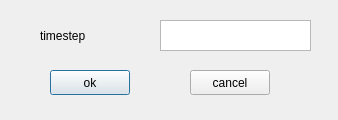
<?xml version="1.0" encoding="UTF-8"?>
<ui version="4.0">
 <class>Condition</class>
 <widget class="QDialog" name="Condition">
  <property name="geometry">
   <rect>
    <x>0</x>
    <y>0</y>
    <width>338</width>
    <height>120</height>
   </rect>
  </property>
  <property name="windowTitle">
   <string>interpolate</string>
  </property>
  <widget class="QPushButton" name="ok_button">
   <property name="geometry">
    <rect>
     <x>50</x>
     <y>70</y>
     <width>80</width>
     <height>25</height>
    </rect>
   </property>
   <property name="text">
    <string>ok</string>
   </property>
  </widget>
  <widget class="QPushButton" name="cancel_button">
   <property name="geometry">
    <rect>
     <x>190</x>
     <y>70</y>
     <width>80</width>
     <height>25</height>
    </rect>
   </property>
   <property name="text">
    <string>cancel</string>
   </property>
  </widget>
  <widget class="QTextEdit" name="timestep">
   <property name="geometry">
    <rect>
     <x>160</x>
     <y>20</y>
     <width>151</width>
     <height>31</height>
    </rect>
   </property>
  </widget>
  <widget class="QLabel" name="label">
   <property name="geometry">
    <rect>
     <x>40</x>
     <y>20</y>
     <width>111</width>
     <height>31</height>
    </rect>
   </property>
   <property name="text">
    <string>timestep</string>
   </property>
  </widget>
 </widget>
 <resources/>
 <connections/>
</ui>
